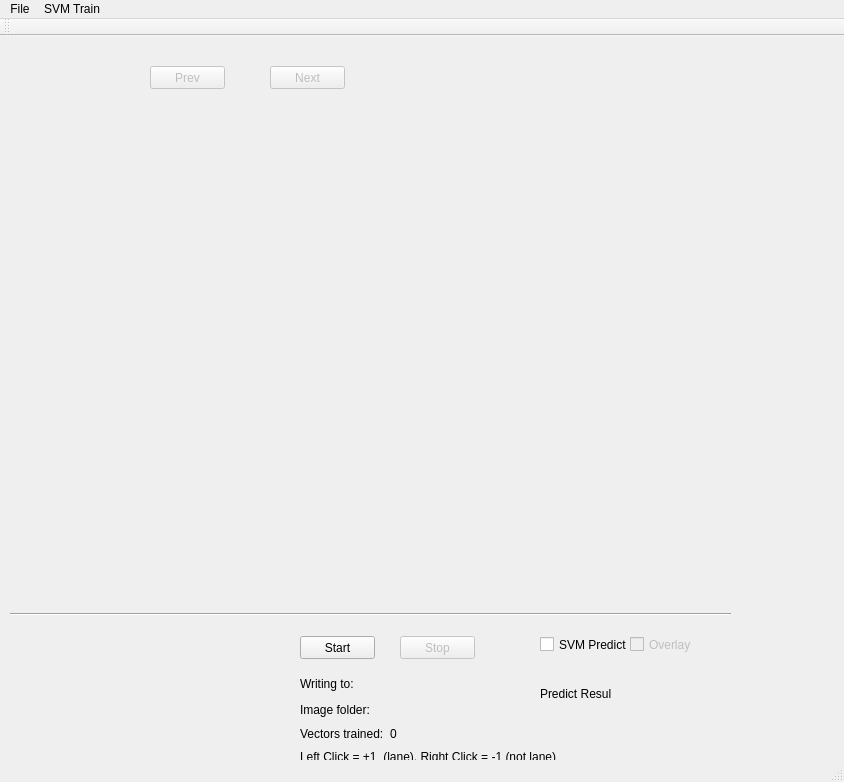
<?xml version="1.0" encoding="UTF-8"?>
<ui version="4.0">
 <class>MyClassClass</class>
 <widget class="QMainWindow" name="MyClassClass">
  <property name="geometry">
   <rect>
    <x>0</x>
    <y>0</y>
    <width>844</width>
    <height>782</height>
   </rect>
  </property>
  <property name="windowTitle">
   <string>MyClass</string>
  </property>
  <widget class="QWidget" name="centralWidget">
   <widget class="QImageLabel" name="pictureLabel">
    <property name="geometry">
     <rect>
      <x>20</x>
      <y>80</y>
      <width>701</width>
      <height>441</height>
     </rect>
    </property>
    <property name="text">
     <string/>
    </property>
   </widget>
   <widget class="QPushButton" name="prevButton">
    <property name="enabled">
     <bool>false</bool>
    </property>
    <property name="geometry">
     <rect>
      <x>150</x>
      <y>30</y>
      <width>75</width>
      <height>23</height>
     </rect>
    </property>
    <property name="text">
     <string>Prev</string>
    </property>
   </widget>
   <widget class="QPushButton" name="nextButton">
    <property name="enabled">
     <bool>false</bool>
    </property>
    <property name="geometry">
     <rect>
      <x>270</x>
      <y>30</y>
      <width>75</width>
      <height>23</height>
     </rect>
    </property>
    <property name="text">
     <string>Next</string>
    </property>
   </widget>
   <widget class="Line" name="line">
    <property name="geometry">
     <rect>
      <x>10</x>
      <y>570</y>
      <width>721</width>
      <height>16</height>
     </rect>
    </property>
    <property name="orientation">
     <enum>Qt::Horizontal</enum>
    </property>
   </widget>
   <widget class="QImageLabel" name="regionLabel">
    <property name="geometry">
     <rect>
      <x>50</x>
      <y>600</y>
      <width>100</width>
      <height>100</height>
     </rect>
    </property>
    <property name="sizePolicy">
     <sizepolicy hsizetype="Preferred" vsizetype="Preferred">
      <horstretch>100</horstretch>
      <verstretch>100</verstretch>
     </sizepolicy>
    </property>
    <property name="minimumSize">
     <size>
      <width>100</width>
      <height>100</height>
     </size>
    </property>
    <property name="text">
     <string/>
    </property>
   </widget>
   <widget class="QPushButton" name="startButton">
    <property name="geometry">
     <rect>
      <x>300</x>
      <y>600</y>
      <width>75</width>
      <height>23</height>
     </rect>
    </property>
    <property name="text">
     <string>Start</string>
    </property>
   </widget>
   <widget class="QPushButton" name="stopButton">
    <property name="enabled">
     <bool>false</bool>
    </property>
    <property name="geometry">
     <rect>
      <x>400</x>
      <y>600</y>
      <width>75</width>
      <height>23</height>
     </rect>
    </property>
    <property name="text">
     <string>Stop</string>
    </property>
   </widget>
   <widget class="QLabel" name="label">
    <property name="geometry">
     <rect>
      <x>300</x>
      <y>640</y>
      <width>61</width>
      <height>16</height>
     </rect>
    </property>
    <property name="text">
     <string>Writing to:</string>
    </property>
   </widget>
   <widget class="QLabel" name="writeToLabel">
    <property name="geometry">
     <rect>
      <x>360</x>
      <y>640</y>
      <width>401</width>
      <height>16</height>
     </rect>
    </property>
    <property name="text">
     <string/>
    </property>
   </widget>
   <widget class="QLabel" name="label_2">
    <property name="geometry">
     <rect>
      <x>300</x>
      <y>666</y>
      <width>71</width>
      <height>16</height>
     </rect>
    </property>
    <property name="text">
     <string>Image folder:</string>
    </property>
   </widget>
   <widget class="QLabel" name="imagePathLabel">
    <property name="geometry">
     <rect>
      <x>379</x>
      <y>667</y>
      <width>371</width>
      <height>16</height>
     </rect>
    </property>
    <property name="text">
     <string/>
    </property>
   </widget>
   <widget class="QLabel" name="label_3">
    <property name="geometry">
     <rect>
      <x>300</x>
      <y>713</y>
      <width>321</width>
      <height>16</height>
     </rect>
    </property>
    <property name="text">
     <string>Left Click = +1  (lane), Right Click = -1 (not lane)</string>
    </property>
   </widget>
   <widget class="QLabel" name="label_4">
    <property name="geometry">
     <rect>
      <x>300</x>
      <y>690</y>
      <width>101</width>
      <height>16</height>
     </rect>
    </property>
    <property name="text">
     <string>Vectors trained:</string>
    </property>
   </widget>
   <widget class="QLabel" name="trainedCountLabel">
    <property name="geometry">
     <rect>
      <x>390</x>
      <y>690</y>
      <width>181</width>
      <height>16</height>
     </rect>
    </property>
    <property name="text">
     <string>0</string>
    </property>
   </widget>
   <widget class="QCheckBox" name="svmPredictCheckBox">
    <property name="geometry">
     <rect>
      <x>540</x>
      <y>600</y>
      <width>121</width>
      <height>17</height>
     </rect>
    </property>
    <property name="text">
     <string>SVM Predict</string>
    </property>
   </widget>
   <widget class="QLabel" name="svmPredictFileLabel">
    <property name="geometry">
     <rect>
      <x>540</x>
      <y>620</y>
      <width>281</width>
      <height>16</height>
     </rect>
    </property>
    <property name="text">
     <string/>
    </property>
   </widget>
   <widget class="QLabel" name="label_5">
    <property name="geometry">
     <rect>
      <x>540</x>
      <y>650</y>
      <width>71</width>
      <height>16</height>
     </rect>
    </property>
    <property name="text">
     <string>Predict Result:</string>
    </property>
   </widget>
   <widget class="QLabel" name="svmResultLabel">
    <property name="geometry">
     <rect>
      <x>610</x>
      <y>650</y>
      <width>211</width>
      <height>16</height>
     </rect>
    </property>
    <property name="text">
     <string/>
    </property>
   </widget>
   <widget class="QCheckBox" name="svmPredictOverlayCheckBox">
    <property name="enabled">
     <bool>false</bool>
    </property>
    <property name="geometry">
     <rect>
      <x>630</x>
      <y>600</y>
      <width>101</width>
      <height>17</height>
     </rect>
    </property>
    <property name="text">
     <string>Overlay</string>
    </property>
   </widget>
  </widget>
  <widget class="QMenuBar" name="menuBar">
   <property name="geometry">
    <rect>
     <x>0</x>
     <y>0</y>
     <width>844</width>
     <height>21</height>
    </rect>
   </property>
   <widget class="QMenu" name="menuFile">
    <property name="title">
     <string>File</string>
    </property>
    <addaction name="actionLoad_file"/>
    <addaction name="actionNew_file"/>
    <addaction name="actionSelect_image_folder"/>
   </widget>
   <widget class="QMenu" name="menuSVM_Train">
    <property name="title">
     <string>SVM Train</string>
    </property>
    <addaction name="actionChoose_Data_File"/>
   </widget>
   <addaction name="menuFile"/>
   <addaction name="menuSVM_Train"/>
  </widget>
  <widget class="QToolBar" name="mainToolBar">
   <attribute name="toolBarArea">
    <enum>TopToolBarArea</enum>
   </attribute>
   <attribute name="toolBarBreak">
    <bool>false</bool>
   </attribute>
  </widget>
  <widget class="QStatusBar" name="statusBar"/>
  <action name="actionLoad_file">
   <property name="text">
    <string>Load file</string>
   </property>
  </action>
  <action name="actionNew_file">
   <property name="text">
    <string>New file</string>
   </property>
  </action>
  <action name="actionSelect_image_folder">
   <property name="text">
    <string>Select image folder</string>
   </property>
  </action>
  <action name="actionChoose_Data_File">
   <property name="text">
    <string>Choose Data File</string>
   </property>
  </action>
 </widget>
 <layoutdefault spacing="6" margin="11"/>
 <customwidgets>
  <customwidget>
   <class>QImageLabel</class>
   <extends>QLabel</extends>
   <header>qimagelabel.h</header>
  </customwidget>
 </customwidgets>
 <resources>
  <include location="myclass.qrc"/>
 </resources>
 <connections/>
</ui>
